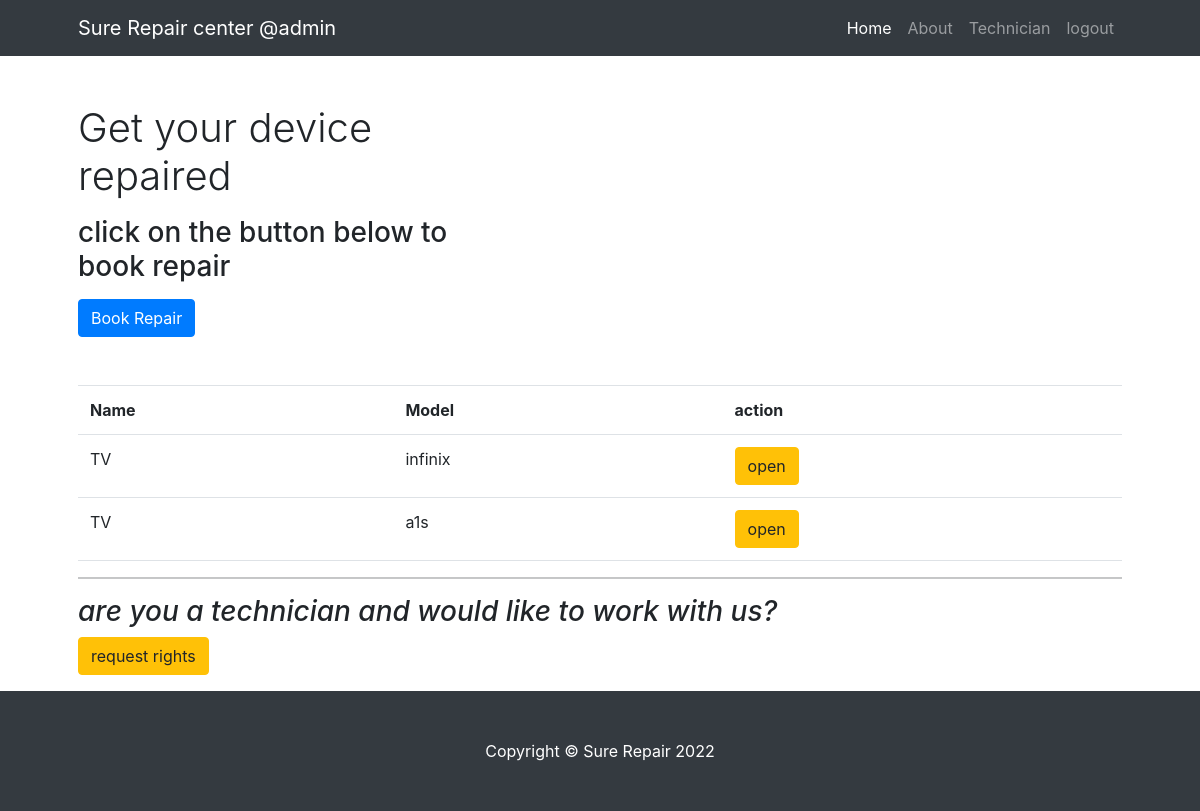
The app's page /index (signed in) with its own data.
### app/models.py (models this page shows, shortened)
class User(db.Model,UserMixin):
    id = db.Column(db.Integer, primary_key=True)
    username = db.Column(db.String(64), index=True, unique=True)
    email = db.Column(db.String(120), index=True, unique=True)
    password = db.Column(db.String(128))
    is_admin=db.Column(db.Boolean())
    is_technician=db.Column(db.Boolean())
    type=db.Column(db.String(55),default='normal')
    phone=db.Column(db.Integer)
    devices=db.relationship('Device',backref='user',lazy='dynamic')

class Device(db.Model):
    id=db.Column(db.Integer,primary_key=True)
    name=db.Column(db.String(255))
    model=db.Column(db.String(100))
    fault=db.Column(db.String(255))
    user_id=db.Column(db.Integer,db.ForeignKey('user.id'))
    repair_price=db.Column(db.Integer(),default=0)
    status=db.Column(db.String(100),default='booked')
    tech_resolution=db.Column(db.String(255),default='none')

### app/routes.py (the view)
@app.route('/index',methods=['GET','POST'])
@login_required
def index():
    devices=Device.query.filter_by(user_id=current_user.id)
    return render_template('index.html',devices=devices)

### app/models.py (called while the page is built)
@loginmanager.user_loader
def load_user(id):
    return User.query.get(int(id))

### app/templates/index.html (shortened to what this page needs)
<!DOCTYPE html>
<html lang="en">
    <head>
        <link href="{{url_for('static',filename='css/styles.css')}}" rel="stylesheet" />
        <link rel="stylesheet" href="https://cdn.jsdelivr.net/npm/bootstrap@4.0.0/dist/css/bootstrap.min.css">
    </head>
    <body>
        <nav class="navbar navbar-expand-lg navbar-dark bg-dark">
            <div class="container px-5">
                <a class="navbar-brand" href="#!">Sure Repair center  @{{current_user.username}}</a>
                <div class="collapse navbar-collapse" id="navbarSupportedContent">
                    <ul class="navbar-nav ms-auto mb-2 mb-lg-0">
                        <li class="nav-item"><a class="nav-link active" aria-current="page" href="#!">Home</a></li>
                        <li class="nav-item"><a class="nav-link" href="#!">About</a></li>
                        <li class="nav-item"><a class="nav-link" href="{{url_for('technician')}}">Technician</a></li>
                        {% if current_user.is_authenticated %}
                        <li class="nav-item"><a class="nav-link" href="{{url_for('logout')}}">logout</a></li>
                        {%endif%}
                    </ul>
                </div>
            </div>
        </nav>
        <div class="container px-4 px-lg-5">
            <div class="row gx-4 gx-lg-5 align-items-center my-5">
                <div class="col-lg-5">
                    <h1 class="font-weight-light">Get your device repaired</h1>
                    <p><h3>click on the button below to book repair</h3></p>
                    <a class="btn btn-primary" href="{{url_for('book_repair')}}">Book Repair</a>
                </div>
            </div>
              <table class="table">
                         <tr>
                             <th>Name</th>
                             <th>Model</th>
                             <th>action</th>
                         </tr>
                    {%for device in devices %}
                         <tr>
                             <td>{{device.name}}</td>
                             <td>{{device.model}}</td>
                             <td>
                               <a href="{{url_for('view_device',id=device.id)}}" class="btn btn-warning sm">open</a>
                             </td>
                         </tr>
                    {%endfor%}
                </table>
            <hr>
            <p><h3><i>are you a technician and would like to work with us?</i></h3>
             <a href="" class="btn btn-warning">request rights</a>
            </p>
        </div>
        <footer class="py-5 bg-dark">
            <div class="container px-4 px-lg-5"><p class="m-0 text-center text-white">Copyright &copy; Sure Repair 2022</p></div>
        </footer>
    </body>
</html>

### records on screen
User: username "admin"
Device: name "TV", model "infinix"
Device: name "TV", model "a1s"
